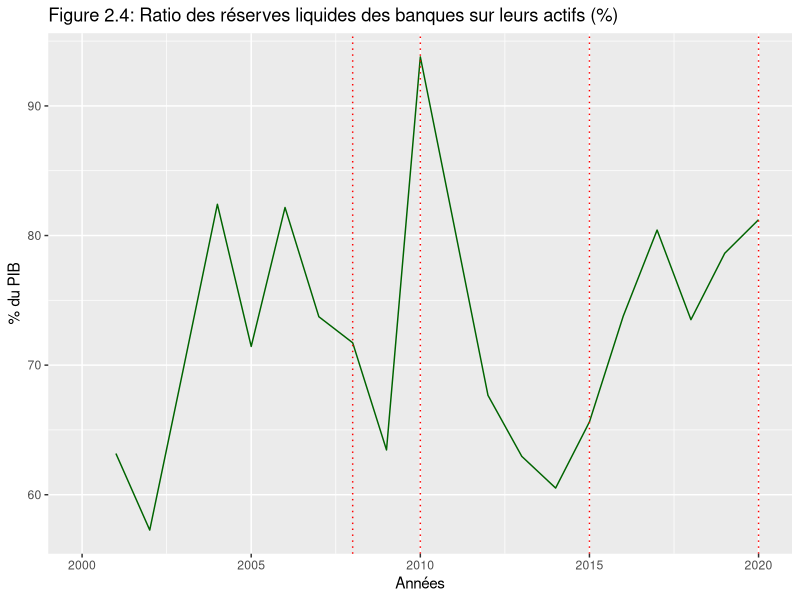
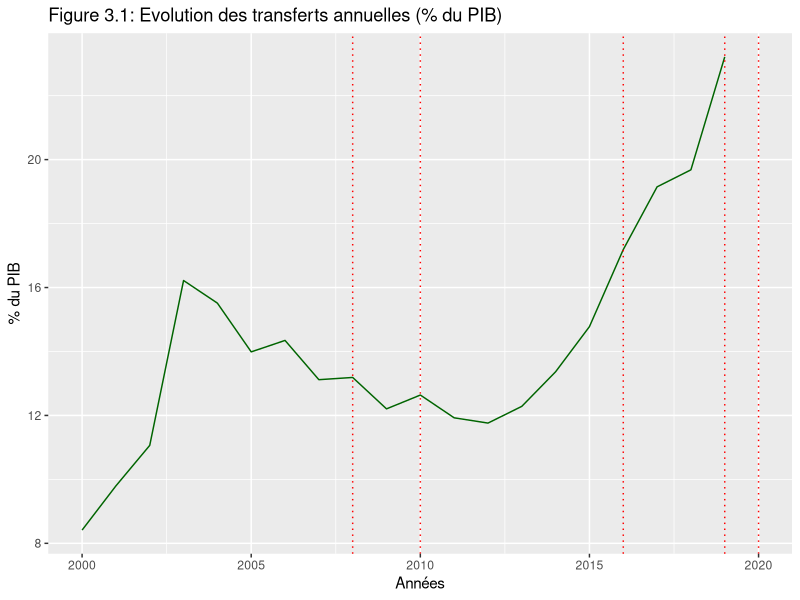

Recreate these plots in R, in order.
## ---- chunk 1
library(tidyverse)
library(openxlsx)

df <- read.xlsx("WB_HT_DATA.xlsx",startRow = 4)# upload fichier excel
head(df)

# transformation de la base de donnees

df <- df %>% pivot_longer(7:67, names_to = "year", values_to = "n") 
# creation de 2 nouvelles variables
# 1. "year" pour sauvegarder les annees (1960-2020)
# 2. "n" la mesure de chaque indicateur pour chaque annee respective


# Figure 2.4



reserve.ratio <- df %>% 
  filter(Indicator.Name == "Bank liquid reserves to bank assets ratio (%)") %>%
  rename(ratio = n) %>%
  select(year, ratio)

head(reserve.ratio)

reserve.ratio %>% 
  filter(year >= "2000")  %>% 
  mutate(annee = 2000:2020) %>% 
  ggplot(aes(annee, ratio))+
  geom_line(color = "dark green")+
  labs(x = "Années",
       y = "% du PIB",
       title = "Figure 2.4: Ratio des réserves liquides des banques sur leurs actifs (%)")+
  geom_smooth(col = "red", se = F, size = 0.01)+
  geom_vline(xintercept = 2008, linetype = "dotted", color = "red")+
   geom_vline(xintercept = 2010, linetype = "dotted", color = "red")+
   geom_vline(xintercept = 2015, linetype = "dotted", color = "red")+
   geom_vline(xintercept = 2020, linetype = "dotted", color = "red")



# Figure 3.1

pib.data <- df %>%  
  filter(Indicator.Name == "GDP (current US$)") %>%
  rename(PIB = n) %>%
  select(year, PIB)

transferts <- df %>% 
  filter(Indicator.Name == "Personal transfers, receipts (BoP, current US$)") %>% 
  rename(montant.transfert = n) %>% 
  select(montant.transfert)

donnees <- data.frame(c(pib.data, transferts))
head(donnees)

donnees %>% 
  mutate(evolution = montant.transfert / PIB * 100) %>% 
  filter(year >= "2000")  %>% 
  mutate(annee = 2000:2020) %>% 
  ggplot(aes(annee, evolution))+
  geom_line(color = "dark green")+
  labs(x = "Années",
       y = "% du PIB",
       title = "Figure 3.1: Evolution des transferts annuelles (% du PIB)")+
   geom_vline(xintercept = 2008, linetype = "dotted", color = "red")+
   geom_vline(xintercept = 2010, linetype = "dotted", color = "red")+
   geom_vline(xintercept = 2016, linetype = "dotted", color = "red")+
   geom_vline(xintercept = 2019, linetype = "dotted", color = "red")+
  geom_vline(xintercept = 2020, linetype = "dotted", color = "red")




